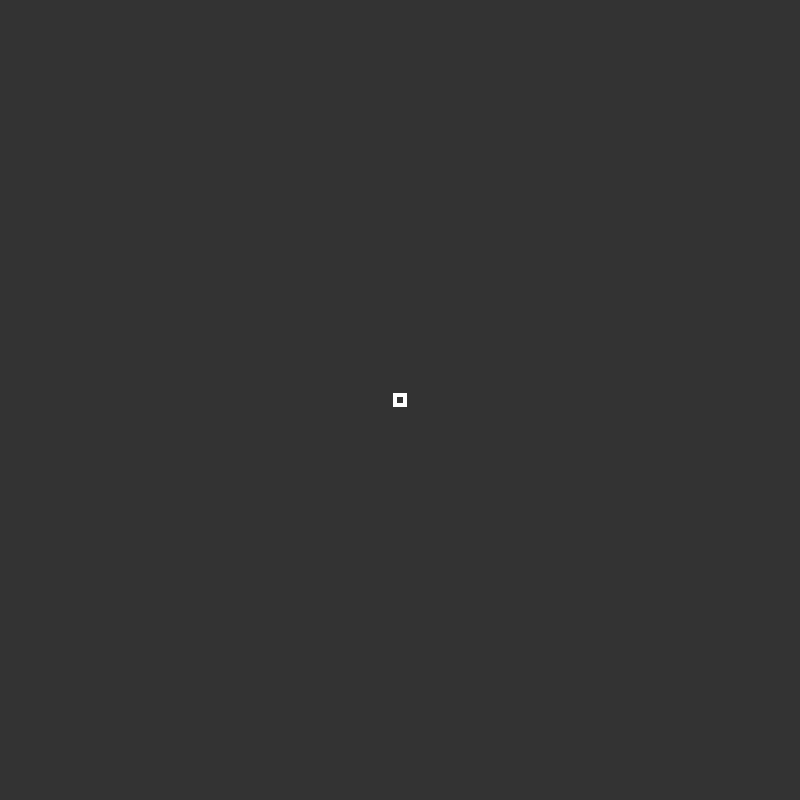
Frame 1 (no input)
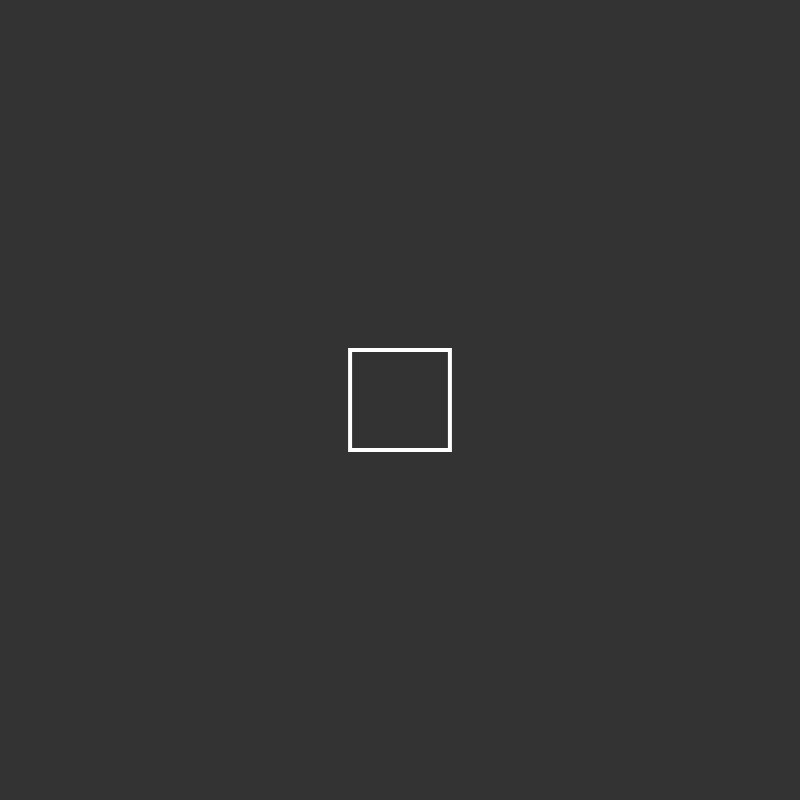
Frame 60 (no input)
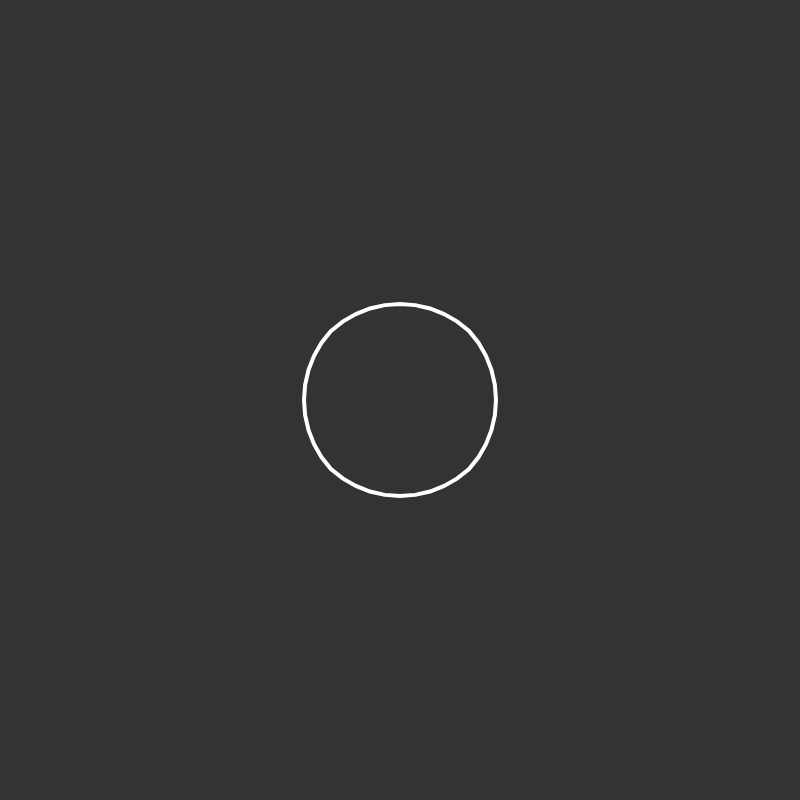
Frame 120 (the mouse pressed at the canvas centre since frame 60)

The p5.js sketch that drew these frames (run headless with seeded random() and noise() and a simulated clock; from frame 60 on, the mouse is pressed at the canvas centre):

// p5.js sketch
// ── sketch.js

// Two ArrayLists to store the vertices for two shapes
// This example assumes that each shape will have the same
// number of vertices, i.e. the size of each ArrayList will be the same
let circle = [];
let square = [];

// An ArrayList for a third set of vertices, the ones we will be drawing
// in the window
let morph = [];

// This boolean variable will control if we are morphing to a circle or square
let state = false;

function setup() {
  createCanvas(800, 800);

  // Create a circle using vectors pointing from center
  for (let angle = 0; angle < 360; angle += 9) {
    // Note we are not starting from 0 in order to match the
    // path of a circle.
    let v = p5.Vector.fromAngle(radians(angle - 135));
    v.mult(100);
    circle.push(v);
    // Let's fill out morph ArrayList with blank PVectors while we are at it
    morph.push(createVector());
  }

  // A square is a bunch of vertices along straight lines
  // Top of square
  for (let x = -50; x < 50; x += 10) {
    square.push(createVector(x, -50));
  }
  // Right side
  for (let y = -50; y < 50; y += 10) {
    square.push(createVector(50, y));
  }
  // Bottom
  for (let x = 50; x > -50; x -= 10) {
    square.push(createVector(x, 50));
  }
  // Left side
  for (let y = 50; y > -50; y -= 10) {
    square.push(createVector(-50, y));
  }
}

function draw() {
  background(51);

  // We will keep how far the vertices are from their target
  let totalDistance = 0;

  // Look at each vertex
  for (let i = 0; i < circle.length; i++) {
    let v1;
    // Are we lerping to the circle or square?
    if (state) {
      v1 = circle[i];
    } else {
      v1 = square[i];
    }
    // Get the vertex we will draw
    let v2 = morph[i];
    // Lerp to the target
    v2.lerp(v1, 0.1);
    // Check how far we are from target
    totalDistance += p5.Vector.dist(v1, v2);
  }

  // If all the vertices are close, switch shape
  if (totalDistance < 0.1) {
    state = !state;
  }

  // Draw relative to center
  translate(width / 2, height / 2);
  strokeWeight(4);
  // Draw a polygon that makes up all the vertices
  beginShape();
  noFill();
  stroke(255);

  morph.forEach(v => {
    vertex(v.x, v.y);
  });
  endShape(CLOSE);
}
